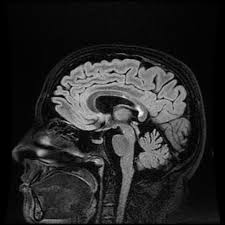
#> input picture CEREBRO.jpg.jpeg, 225 x 225 px, given in place of CEREBRO.jpg, which was not available
$ jupyter execute 'PRÁCTICA_5_TIPOS_DE_TRASLACIONES_DE_IMÁGENES.ipynb'   (text cells are left out)
#> lines starting #> are read from the running program, lines starting #| are printed output that depends on the picture; pictures that were not available may be replaced by others from this repository, and a replacement may not be noted
[cell 1]
from google.colab import files

uploaded = files.upload()
#> the answer given: CEREBRO.jpg.jpeg

[cell 2]
import cv2
import numpy as np
import matplotlib.pyplot as plt

# Leer imagen en blanco y negro
imagen = cv2.imread('CEREBRO.jpg', 0)
#> imagen is the input picture: shape (225, 225); min 0, max 248, mean 38.5

# Tamaño
filas, columnas = imagen.shape
#> filas = 225; columnas = 225

# Traslación
M = np.float32([
    [1, 0, 50],
    [0, 1, 30]
])

# Aplicar transformación
trasladada = cv2.warpAffine(imagen, M, (columnas, filas))
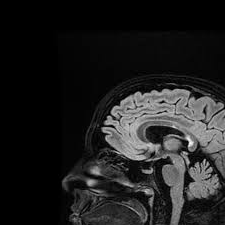
#> trasladada: shape (225, 225); min 0, max 248, mean 31.2

# Mostrar imágenes
plt.figure(figsize=(10,5))

plt.subplot(1,2,1)
plt.imshow(imagen, cmap='gray')
plt.title('Original')
plt.axis('off')

plt.subplot(1,2,2)
plt.imshow(trasladada, cmap='gray')
plt.title('Trasladada')
plt.axis('off')

plt.show()
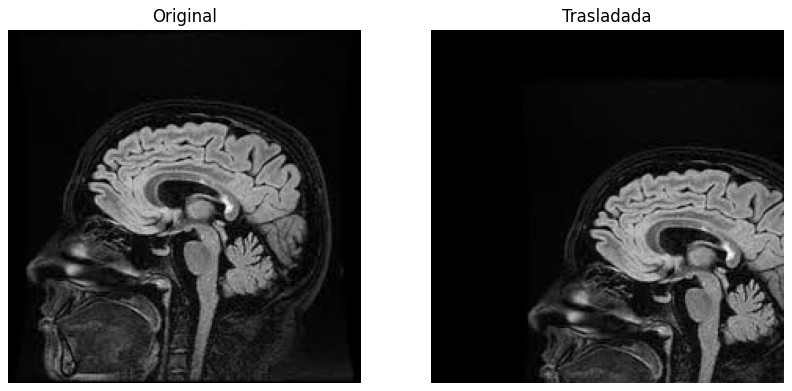
#> figure drawn by matplotlib, 2 panels

[cell 3]
import cv2
import numpy as np
import matplotlib.pyplot as plt

# Leer imagen
imagen = cv2.imread('CEREBRO.jpg')

# Convertir colores
imagen = cv2.cvtColor(imagen, cv2.COLOR_BGR2RGB)

# Obtener tamaño
filas, columnas = imagen.shape[:2]

# Traslación entera

M_entera = np.float32([
    [1, 0, 20],
    [0, 1, 15]
])

imagen_entera = cv2.warpAffine(
    imagen,
    M_entera,
    (columnas, filas)
)

# Traslación decimal

M_decimal = np.float32([
    [1, 0, 20.5],
    [0, 1, 15.5]
])

imagen_decimal = cv2.warpAffine(
    imagen,
    M_decimal,
    (columnas, filas)
)
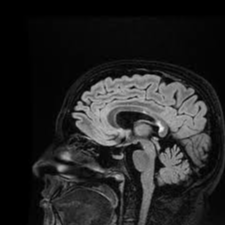
#> imagen_decimal: shape (225, 225, 3); min 0, max 238, mean 36.1

# Mostrar resultados

plt.figure(figsize=(15,5))

# Original
plt.subplot(1,3,1)
plt.imshow(imagen)
plt.title('Original')
plt.axis('off')

# Entera
plt.subplot(1,3,2)
plt.imshow(imagen_entera)
plt.title('Traslación Entera')
plt.axis('off')

# Decimal
plt.subplot(1,3,3)
plt.imshow(imagen_decimal)
plt.title('Traslación Decimal')
plt.axis('off')

plt.show()

[cell 4]
import cv2
import numpy as np
import matplotlib.pyplot as plt

# Leer imagen

imagen = cv2.imread('CEREBRO.jpg')

# Convertir colores
imagen = cv2.cvtColor(imagen, cv2.COLOR_BGR2RGB)

# Obtener tamaño
filas, columnas = imagen.shape[:2]

# TRASLACIÓN

M_tras = np.float32([
    [1, 0, 50],
    [0, 1, 30]
])

trasladada = cv2.warpAffine(
    imagen,
    M_tras,
    (columnas, filas)
)
#> trasladada: shape (225, 225, 3)

# ROTACIÓN

# Centro de la imagen
centro = (columnas // 2, filas // 2)
#> centro = (112, 112)

# Rotar 45 grados
M_rot = cv2.getRotationMatrix2D(
    centro,
    45,
    1
)

rotada = cv2.warpAffine(
    trasladada,
    M_rot,
    (columnas, filas)
)
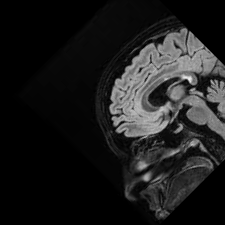
#> rotada: shape (225, 225, 3); min 0, max 240, mean 28.8

# Mostrar resultados

plt.figure(figsize=(15,5))

# Original
plt.subplot(1,3,1)
plt.imshow(imagen)
plt.title('Original')
plt.axis('off')

# Trasladada
plt.subplot(1,3,2)
plt.imshow(trasladada)
plt.title('Trasladada')
plt.axis('off')

# Rotada
plt.subplot(1,3,3)
plt.imshow(rotada)
plt.title('Traslación + Rotación')
plt.axis('off')

plt.show()

[cell 5]
import cv2
import numpy as np
import matplotlib.pyplot as plt

# Leer imagen

imagen = cv2.imread('CEREBRO.jpg')

# Convertir colores
imagen = cv2.cvtColor(imagen, cv2.COLOR_BGR2RGB)

# Obtener tamaño
filas, columnas = imagen.shape[:2]

# TRASLACIÓN

M_tras = np.float32([
    [1, 0, 40],
    [0, 1, 20]
])

trasladada = cv2.warpAffine(
    imagen,
    M_tras,
    (columnas, filas)
)
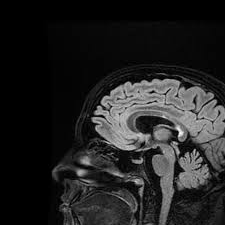
#> trasladada: shape (225, 225, 3); min 0, max 248, mean 34.2

# ROTACIÓN

centro = (columnas // 2, filas // 2)

M_rot = cv2.getRotationMatrix2D(
    centro,
    45,
    1
)

rotada = cv2.warpAffine(
    trasladada,
    M_rot,
    (columnas, filas)
)

# ESCALADO

# Imagen más grande
escala_grande = cv2.resize(
    rotada,
    None,
    fx=1.5,
    fy=1.5
)

# Imagen más pequeña
escala_pequena = cv2.resize(
    rotada,
    None,
    fx=0.5,
    fy=0.5
)
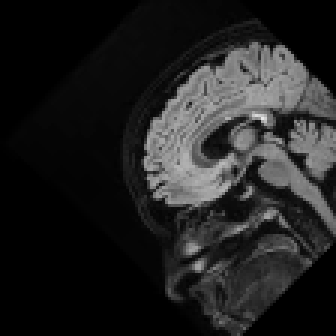
#> escala_pequena: shape (112, 112, 3) (shown 3 times larger); min 0, max 233, mean 33.1

# Mostrar resultados

plt.figure(figsize=(15,10))

# Original
plt.subplot(2,2,1)
plt.imshow(imagen)
plt.title('Original')
plt.axis('off')

# Rotada
plt.subplot(2,2,2)
plt.imshow(rotada)
plt.title('Traslación + Rotación')
plt.axis('off')

# Grande
plt.subplot(2,2,3)
plt.imshow(escala_grande)
plt.title('Escala 150%')
plt.axis('off')

# Pequeña
plt.subplot(2,2,4)
plt.imshow(escala_pequena)
plt.title('Escala 50%')
plt.axis('off')

plt.show()

[cell 6]
import cv2
import numpy as np
import matplotlib.pyplot as plt

# Leer imagen

imagen = cv2.imread('CEREBRO.jpg')

# Convertir colores
imagen = cv2.cvtColor(imagen, cv2.COLOR_BGR2RGB)

# Obtener tamaño
filas, columnas = imagen.shape[:2]

# TRANSFORMACIÓN AFÍN

# Puntos originales
pts1 = np.float32([
    [50, 50],
    [200, 50],
    [50, 200]
])

# Nuevas posiciones
pts2 = np.float32([
    [10, 100],
    [200, 50],
    [100, 250]
])

# Matriz afín
M_afin = cv2.getAffineTransform(pts1, pts2)

# Aplicar transformación
imagen_afin = cv2.warpAffine(
    imagen,
    M_afin,
    (columnas, filas)
)
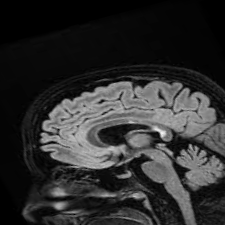
#> imagen_afin: shape (225, 225, 3); min 0, max 245, mean 45.8

# DISTORSIÓN RADIAL

# Crear mapas vacíos
map_x = np.zeros((filas, columnas), np.float32)
map_y = np.zeros((filas, columnas), np.float32)

# Centro de imagen
cx = columnas / 2
#> cx = 112.5
cy = filas / 2
#> cy = 112.5

# Recorrer cada píxel
for y in range(filas):
    for x in range(columnas):

        dx = x - cx
        dy = y - cy

        # Distancia al centro
        r = np.sqrt(dx**2 + dy**2)

        # Factor de distorsión
        factor = 1 + 0.00001 * r**2

        # Nuevas posiciones
        new_x = dx * factor + cx
        new_y = dy * factor + cy

        map_x[y, x] = new_x
        map_y[y, x] = new_y
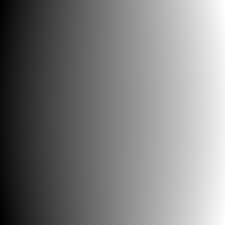
#> map_x: shape (225, 225) float32; min -28.48, max 252, mean 111.9; drawn with min black and max white
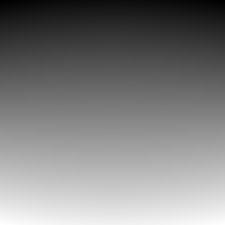
#> map_y: shape (225, 225) float32; min -28.48, max 252, mean 111.9; drawn with min black and max white

# Aplicar distorsión
imagen_radial = cv2.remap(
    imagen,
    map_x,
    map_y,
    cv2.INTER_LINEAR
)
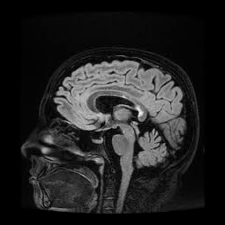
#> imagen_radial: shape (225, 225, 3); min 0, max 245, mean 33.4

# Mostrar resultados

plt.figure(figsize=(15,5))

# Original
plt.subplot(1,3,1)
plt.imshow(imagen)
plt.title('Original')
plt.axis('off')

# Afín
plt.subplot(1,3,2)
plt.imshow(imagen_afin)
plt.title('Transformación Afín')
plt.axis('off')

# Radial
plt.subplot(1,3,3)
plt.imshow(imagen_radial)
plt.title('Distorsión Radial')
plt.axis('off')

plt.show()
